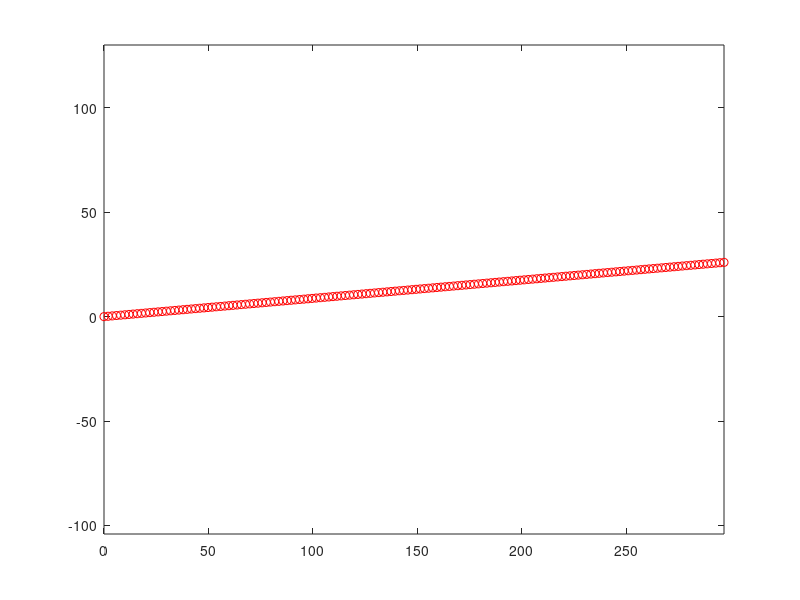

Source code (MATLAB):
%Initial State. Starting Position, Heading Angle, TimeStep. 
startpos_x = 0;
startpos_y = 0;
heading_angle = 5; %degrees
heading_angle = heading_angle * pi / 180
samples_per_second = 5; %per second
timestep = 1 / samples_per_second ;
speed = 10; %ms.

simulationtime = 30; %seconds
total_number_samples = simulationtime*samples_per_second;

X = zeros(total_number_samples, 1);
Y = zeros(total_number_samples, 1);

% Update Loop
for i = 1:total_number_samples
    if i > 1 
        X(i) = X(i-1) + ...
            cos(heading_angle) * speed * timestep;
        Y(i) = Y(i-1) + ...
            sin(heading_angle) * speed * timestep;
    end 
end
 

%End State plotting
plot(X,Y,'ro') %position
hold on

axis equal
%axis([-1 100 -100 100]);